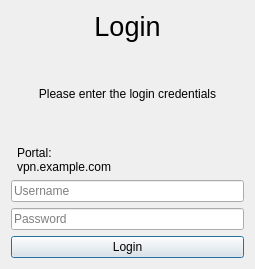
<?xml version="1.0" encoding="UTF-8"?>
<ui version="4.0">
 <class>StandardLoginWindow</class>
 <widget class="QDialog" name="StandardLoginWindow">
  <property name="geometry">
   <rect>
    <x>0</x>
    <y>0</y>
    <width>255</width>
    <height>269</height>
   </rect>
  </property>
  <property name="sizePolicy">
   <sizepolicy hsizetype="Preferred" vsizetype="Minimum">
    <horstretch>0</horstretch>
    <verstretch>0</verstretch>
   </sizepolicy>
  </property>
  <property name="cursor">
   <cursorShape>ArrowCursor</cursorShape>
  </property>
  <property name="windowTitle">
   <string>Login</string>
  </property>
  <property name="modal">
   <bool>true</bool>
  </property>
  <layout class="QVBoxLayout" name="verticalLayout_5">
   <item>
    <layout class="QVBoxLayout" name="verticalLayout_4" stretch="1,0,0">
     <item>
      <layout class="QVBoxLayout" name="verticalLayout">
       <item>
        <widget class="QLabel" name="label">
         <property name="font">
          <font>
           <pointsize>20</pointsize>
          </font>
         </property>
         <property name="text">
          <string>Login</string>
         </property>
         <property name="alignment">
          <set>Qt::AlignCenter</set>
         </property>
        </widget>
       </item>
       <item>
        <widget class="QLabel" name="authMessage">
         <property name="enabled">
          <bool>true</bool>
         </property>
         <property name="sizePolicy">
          <sizepolicy hsizetype="Preferred" vsizetype="Preferred">
           <horstretch>0</horstretch>
           <verstretch>2</verstretch>
          </sizepolicy>
         </property>
         <property name="text">
          <string>Please enter the login credentials</string>
         </property>
         <property name="alignment">
          <set>Qt::AlignCenter</set>
         </property>
        </widget>
       </item>
      </layout>
     </item>
     <item>
      <layout class="QVBoxLayout" name="verticalLayout_2">
       <property name="spacing">
        <number>0</number>
       </property>
       <property name="leftMargin">
        <number>6</number>
       </property>
       <item>
        <widget class="QLabel" name="portalLabel">
         <property name="sizePolicy">
          <sizepolicy hsizetype="Preferred" vsizetype="Preferred">
           <horstretch>0</horstretch>
           <verstretch>0</verstretch>
          </sizepolicy>
         </property>
         <property name="text">
          <string>Portal:</string>
         </property>
         <property name="margin">
          <number>0</number>
         </property>
        </widget>
       </item>
       <item>
        <widget class="QLabel" name="portalAddress">
         <property name="sizePolicy">
          <sizepolicy hsizetype="Preferred" vsizetype="Preferred">
           <horstretch>0</horstretch>
           <verstretch>0</verstretch>
          </sizepolicy>
         </property>
         <property name="text">
          <string>vpn.example.com</string>
         </property>
        </widget>
       </item>
      </layout>
     </item>
     <item>
      <layout class="QVBoxLayout" name="verticalLayout_3">
       <item>
        <widget class="QLineEdit" name="username">
         <property name="placeholderText">
          <string>Username</string>
         </property>
        </widget>
       </item>
       <item>
        <widget class="QLineEdit" name="password">
         <property name="text">
          <string/>
         </property>
         <property name="echoMode">
          <enum>QLineEdit::Password</enum>
         </property>
         <property name="placeholderText">
          <string>Password</string>
         </property>
         <property name="clearButtonEnabled">
          <bool>false</bool>
         </property>
        </widget>
       </item>
       <item>
        <widget class="QPushButton" name="loginButton">
         <property name="text">
          <string>Login</string>
         </property>
        </widget>
       </item>
      </layout>
     </item>
    </layout>
   </item>
  </layout>
 </widget>
 <resources/>
 <connections/>
</ui>
